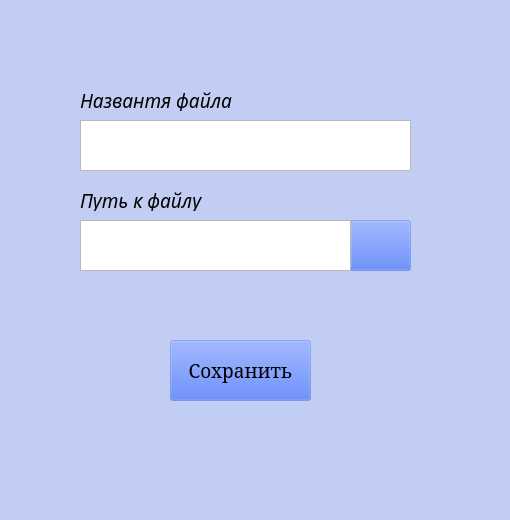
<?xml version="1.0" encoding="UTF-8"?>
<ui version="4.0">
 <class>Create_cart</class>
 <widget class="QWidget" name="Create_cart">
  <property name="geometry">
   <rect>
    <x>0</x>
    <y>0</y>
    <width>510</width>
    <height>520</height>
   </rect>
  </property>
  <property name="minimumSize">
   <size>
    <width>510</width>
    <height>520</height>
   </size>
  </property>
  <property name="maximumSize">
   <size>
    <width>510</width>
    <height>520</height>
   </size>
  </property>
  <property name="windowTitle">
   <string>Widget</string>
  </property>
  <property name="styleSheet">
   <string notr="true"/>
  </property>
  <widget class="QWidget" name="widget" native="true">
   <property name="geometry">
    <rect>
     <x>0</x>
     <y>0</y>
     <width>511</width>
     <height>521</height>
    </rect>
   </property>
   <property name="minimumSize">
    <size>
     <width>511</width>
     <height>521</height>
    </size>
   </property>
   <property name="maximumSize">
    <size>
     <width>16777215</width>
     <height>16777215</height>
    </size>
   </property>
   <property name="font">
    <font>
     <family>Serif</family>
     <bold>false</bold>
    </font>
   </property>
   <property name="mouseTracking">
    <bool>true</bool>
   </property>
   <property name="styleSheet">
    <string notr="true">background-color: rgba(30, 85, 255, 55);</string>
   </property>
   <widget class="QPushButton" name="pushButton">
    <property name="geometry">
     <rect>
      <x>350</x>
      <y>220</y>
      <width>61</width>
      <height>51</height>
     </rect>
    </property>
    <property name="font">
     <font>
      <family>Noto Sans</family>
      <pointsize>16</pointsize>
      <italic>true</italic>
      <bold>false</bold>
     </font>
    </property>
    <property name="toolTip">
     <string>&lt;html&gt;&lt;head/&gt;&lt;body&gt;&lt;p&gt;&lt;span style=&quot; color:#000000;&quot;&gt;Выбор файла&lt;/span&gt;&lt;/p&gt;&lt;/body&gt;&lt;/html&gt;</string>
    </property>
    <property name="text">
     <string/>
    </property>
    <property name="icon">
     <iconset theme="QIcon::ThemeIcon::DocumentNew"/>
    </property>
    <property name="iconSize">
     <size>
      <width>30</width>
      <height>30</height>
     </size>
    </property>
   </widget>
   <widget class="QTextEdit" name="File_path">
    <property name="geometry">
     <rect>
      <x>80</x>
      <y>220</y>
      <width>271</width>
      <height>51</height>
     </rect>
    </property>
    <property name="font">
     <font>
      <family>Noto Sans</family>
      <pointsize>16</pointsize>
      <italic>true</italic>
      <bold>false</bold>
     </font>
    </property>
    <property name="styleSheet">
     <string notr="true">background-color: none;</string>
    </property>
   </widget>
   <widget class="QPushButton" name="saveButton">
    <property name="geometry">
     <rect>
      <x>170</x>
      <y>340</y>
      <width>141</width>
      <height>61</height>
     </rect>
    </property>
    <property name="font">
     <font>
      <family>Serif</family>
      <pointsize>14</pointsize>
      <bold>false</bold>
     </font>
    </property>
    <property name="text">
     <string>Сохранить</string>
    </property>
   </widget>
   <widget class="QTextEdit" name="File_name">
    <property name="geometry">
     <rect>
      <x>80</x>
      <y>120</y>
      <width>331</width>
      <height>51</height>
     </rect>
    </property>
    <property name="font">
     <font>
      <family>Noto Sans</family>
      <pointsize>16</pointsize>
      <italic>true</italic>
      <bold>false</bold>
     </font>
    </property>
    <property name="styleSheet">
     <string notr="true">background-color: none;</string>
    </property>
   </widget>
   <widget class="QLabel" name="label">
    <property name="geometry">
     <rect>
      <x>80</x>
      <y>90</y>
      <width>171</width>
      <height>21</height>
     </rect>
    </property>
    <property name="font">
     <font>
      <family>Noto Sans</family>
      <pointsize>14</pointsize>
      <italic>true</italic>
      <bold>false</bold>
     </font>
    </property>
    <property name="styleSheet">
     <string notr="true">background-color: none;</string>
    </property>
    <property name="text">
     <string>Названтя файла</string>
    </property>
   </widget>
   <widget class="QLabel" name="label_2">
    <property name="geometry">
     <rect>
      <x>80</x>
      <y>190</y>
      <width>171</width>
      <height>21</height>
     </rect>
    </property>
    <property name="font">
     <font>
      <family>Noto Sans</family>
      <pointsize>14</pointsize>
      <italic>true</italic>
      <bold>false</bold>
     </font>
    </property>
    <property name="styleSheet">
     <string notr="true">background-color: none;</string>
    </property>
    <property name="text">
     <string>Путь к файлу</string>
    </property>
   </widget>
  </widget>
 </widget>
 <resources/>
 <connections/>
</ui>
